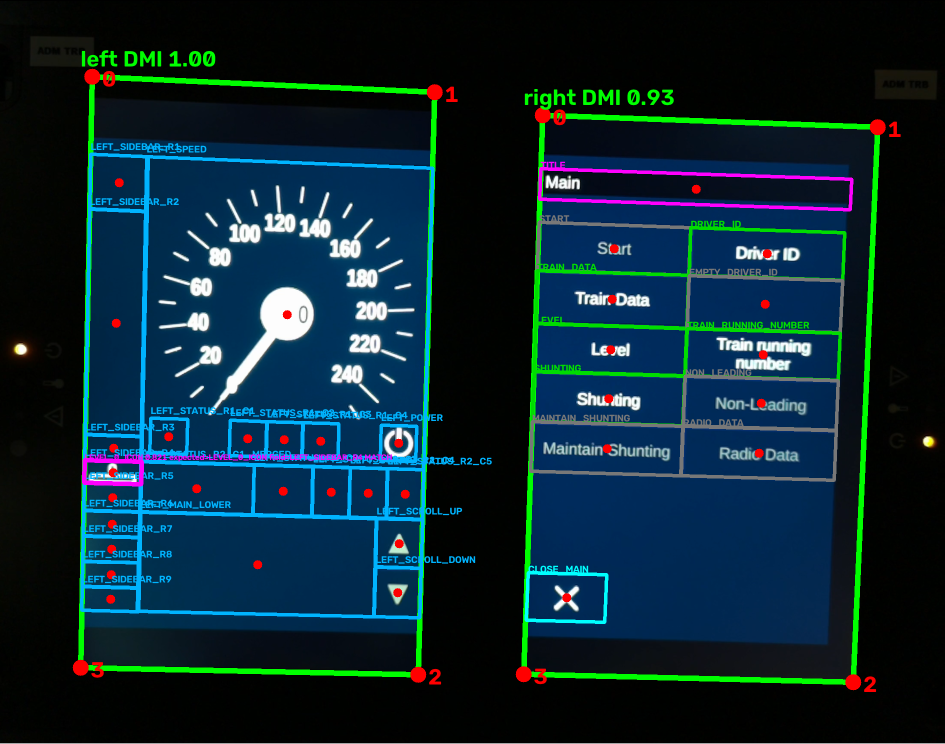
#> input picture data/reference/overlays/level0_selected_01.png, 1890 x 1488 px (shown at 1/2 size)
$ python -i right_display.py   (imports and definitions only)
#> lines starting #> are read from the running program, lines starting #| are printed output that depends on the picture; after the words box and inside, x2 and y2 are one past the last pixel; in counts of white or black regions, pixels touching at a corner belong together
"""Recognition of right-display state and visible UI elements."""

from __future__ import annotations

from functools import lru_cache
from typing import Any

import cv2
import numpy as np
from numpy.typing import NDArray

from dmi.detection.display_geometry import DisplayGeometry, Frame, rectify_display
from dmi.detection.title_ocr import read_field, read_title, title_state
from dmi.detection.visibility import right_display_obstructed
from dmi.detection.right_layout import (
    detect_border_lines,
    detect_button_quads,
    detect_title_quad,
    field_quad_from_contour,
)

RECTIFIED_SIZE = (600, 960)


# [193 lines left out: functions analyze_right_display, _title_crop, _detect_title_box, _detect_data_field, _region_result, _map_quad, not called in this run]


def _crop_box(frame: Frame, box: tuple[int, int, int, int]) -> Frame:
    x1, y1, x2, y2 = box
    return frame[y1:y2, x1:x2]


# [53 lines left out: functions _read_digits, _digit_templates, _normalize_glyph, not called in this run]


def _correlation(first: NDArray[np.float32], second: NDArray[np.float32]) -> float:
    value = np.corrcoef(first.ravel(), second.ravel())[0, 1]
    return float(value) if np.isfinite(value) else -1.0

>>> import cv2
>>> picture = cv2.imread('../../../data/reference/overlays/level0_selected_01.png')
#> picture is the input picture: shape (1488, 1890, 3); mean B, G, R 48.8, 38.5, 11.7
>>> result = _detect_data_field(picture)
#> in _detect_data_field, `hsv = cv2.cvtColor(frame, cv2.COLOR_BGR2HSV)`: hsv: shape (1488, 1890, 3); mean H, S, V 74.9, 216.6, 58.9
#> in _detect_data_field, `mask = cv2.inRange(hsv, (0, 0, 90), (179, 110, 255))`:
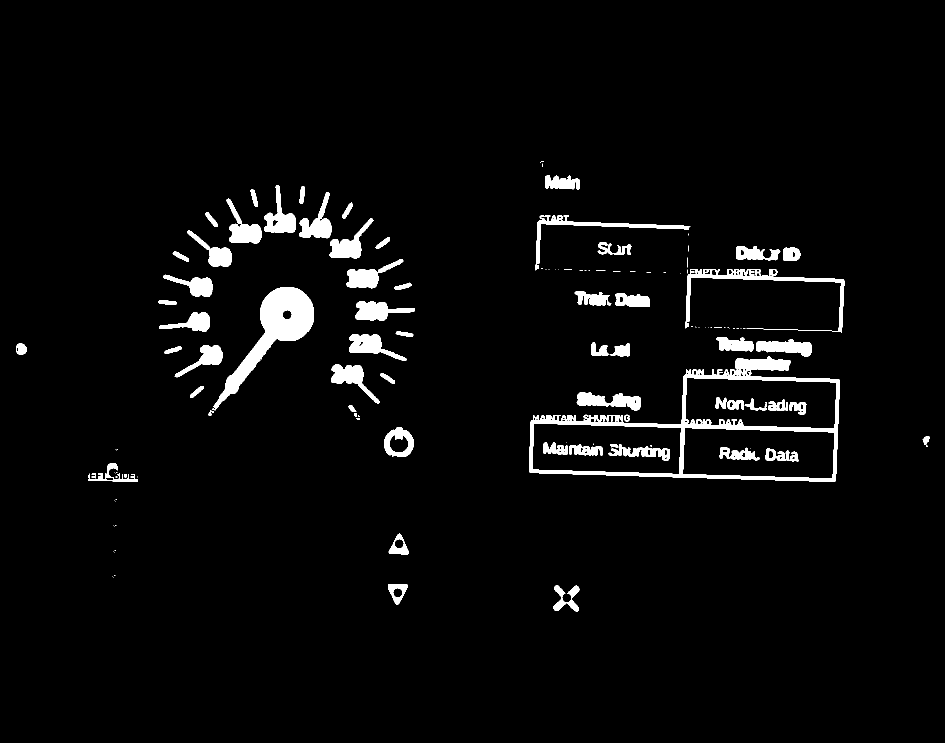
#> mask: shape (1488, 1890) (shown at 1/2 size); 3.7% white; 147 white regions (64 under 20 px), largest, box (x1, y1, x2, y2) and area: (1058, 712, 1680, 964) 18745, (424, 574, 628, 821) 13174, (1371, 538, 1689, 666) 4321
#> in _detect_data_field, `mask[round(height * 0.44) :] = 0`:
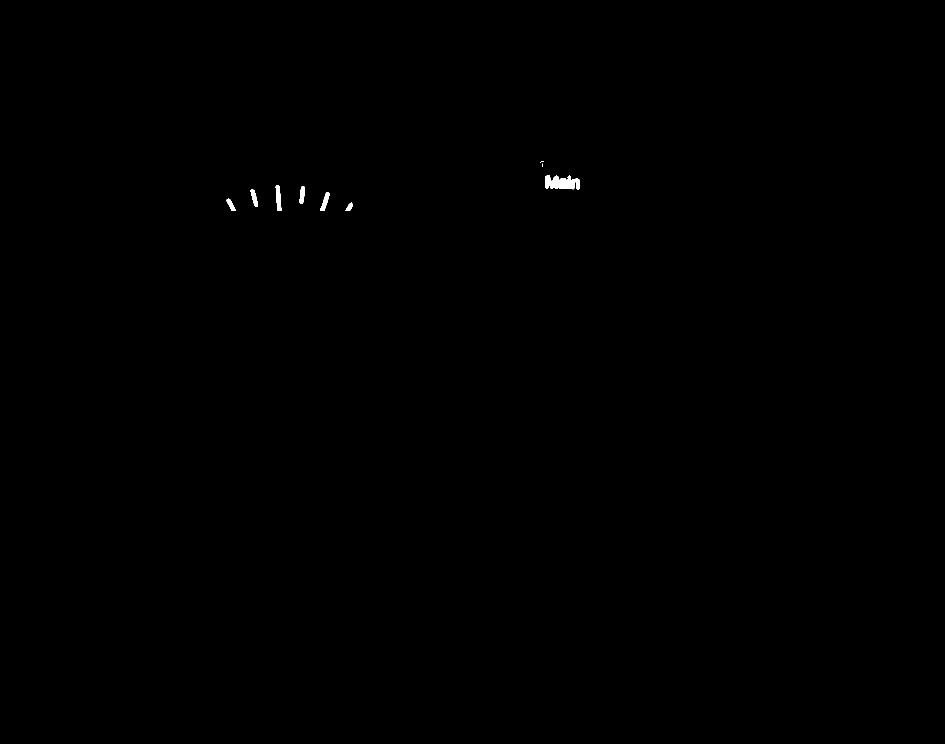
#> mask: shape (1488, 1890) (shown at 1/2 size); 0.11% white; 9 white regions (2 under 20 px)
#> in _detect_data_field, `contours, _ = cv2.findContours(mask, cv2.RETR_EXTERNAL, cv2.CHAIN_APPR..`: contours = 9 contours, 2 with area under 20; largest, box (x1, y1, x2, y2) and area: (1091, 350, 1160, 379) 1271, (551, 370, 563, 422) 372, (640, 384, 659, 422) 280, (598, 372, 610, 407) 252, (501, 379, 516, 414) 248, (453, 397, 472, 422) 190, (690, 405, 706, 422) 120
#> the loop in _detect_data_field, `for contour in contours:` made 9 passes
#> after the loop in _detect_data_field, `for contour in contours:`: candidates = []
